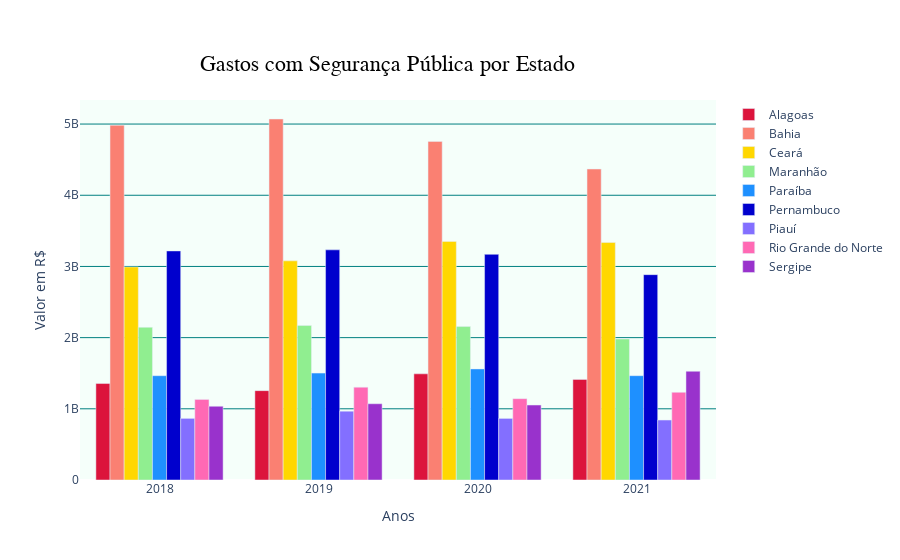

The notebook cell this image was saved under:
### Code cell
import plotly.graph_objects as go

# Dados de exemplo - gastos com segurança pública e taxas de homicídio
anos = gastos_evol.columns.tolist()
estados = gastos_evol.index.tolist()
valores = gastos_evol.values

cores = ['#DC143C', '#FA8072', '#FFD700', '#90EE90', '#1E90FF', '#0000CD', '#836FFF', '#FF69B4', '#9932CC']

# Criar o gráfico de barras
gastos_total = go.Figure()

for i, estado in enumerate(estados):
    gastos_total.add_trace(go.Bar(x=anos, y=valores[i], name=estado,marker=dict(color=cores[i])))

# Configurar o layout do gráfico
gastos_total.update_layout(
    title={
        'text': 'Gastos com Segurança Pública por Estado',
        'x': 0.43,
        'y': 0.9,
        'xanchor': 'center',
        'yanchor': 'top',
        'font': {'size': 22, 'family': 'Arial', 'color': 'black'}
    },
    xaxis_title='Anos',
    yaxis_title='Valor em R$',
    barmode='group',
    plot_bgcolor='#F5FFFA',
    yaxis=dict(showgrid=True, gridcolor='#008080')
)

# Exibir o gráfico
gastos_total.show()

### Figure 1 — Plotly figure (JSON) as saved in the notebook; plotly's stock layout.template omitted (floating-point values rounded to 4 significant figures)
{"data": [{"marker": {"color": "#DC143C"}, "name": "Alagoas", "type": "bar", "x": ["2018", "2019", "2020", "2021"], "y": [1355000000.0, 1255000000.0, 1491000000.0, 1413000000.0]}, {"marker": {"color": "#FA8072"}, "name": "Bahia", "type": "bar", "x": ["2018", "2019", "2020", "2021"], "y": [4983000000.0, 5071000000.0, 4756000000.0, 4368000000.0]}, {"marker": {"color": "#FFD700"}, "name": "Ceará", "type": "bar", "x": ["2018", "2019", "2020", "2021"], "y": [2993000000.0, 3078000000.0, 3352000000.0, 3336000000.0]}, {"marker": {"color": "#90EE90"}, "name": "Maranhão", "type": "bar", "x": ["2018", "2019", "2020", "2021"], "y": [2145000000.0, 2170000000.0, 2156000000.0, 1980000000.0]}, {"marker": {"color": "#1E90FF"}, "name": "Paraíba", "type": "bar", "x": ["2018", "2019", "2020", "2021"], "y": [1465000000.0, 1501000000.0, 1560000000.0, 1465000000.0]}, {"marker": {"color": "#0000CD"}, "name": "Pernambuco", "type": "bar", "x": ["2018", "2019", "2020", "2021"], "y": [3218000000.0, 3233000000.0, 3170000000.0, 2885000000.0]}, {"marker": {"color": "#836FFF"}, "name": "Piauí", "type": "bar", "x": ["2018", "2019", "2020", "2021"], "y": [865300000.0, 967500000.0, 864900000.0, 842500000.0]}, {"marker": {"color": "#FF69B4"}, "name": "Rio Grande do Norte", "type": "bar", "x": ["2018", "2019", "2020", "2021"], "y": [1133000000.0, 1304000000.0, 1143000000.0, 1231000000.0]}, {"marker": {"color": "#9932CC"}, "name": "Sergipe", "type": "bar", "x": ["2018", "2019", "2020", "2021"], "y": [1035000000.0, 1071000000.0, 1053000000.0, 1527000000.0]}], "layout": {"barmode": "group", "plot_bgcolor": "#F5FFFA", "title": {"font": {"color": "black", "family": "Arial", "size": 22}, "text": "Gastos com Segurança Pública por Estado", "x": 0.43, "xanchor": "center", "y": 0.9, "yanchor": "top"}, "xaxis": {"title": {"text": "Anos"}}, "yaxis": {"gridcolor": "#008080", "showgrid": true, "title": {"text": "Valor em R$"}}}}
